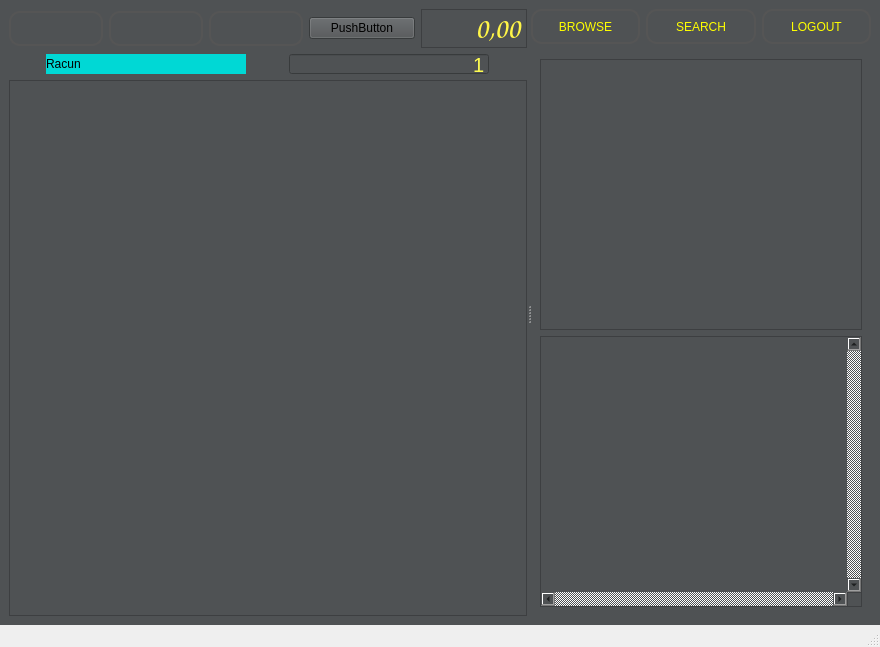
<?xml version="1.0" encoding="UTF-8"?>
<ui version="4.0">
 <class>frmtouch</class>
 <widget class="QMainWindow" name="frmtouch">
  <property name="geometry">
   <rect>
    <x>0</x>
    <y>0</y>
    <width>880</width>
    <height>647</height>
   </rect>
  </property>
  <property name="sizePolicy">
   <sizepolicy hsizetype="Expanding" vsizetype="Expanding">
    <horstretch>0</horstretch>
    <verstretch>0</verstretch>
   </sizepolicy>
  </property>
  <property name="windowTitle">
   <string>KasaQT</string>
  </property>
  <widget class="QWidget" name="centralwidget">
   <property name="sizePolicy">
    <sizepolicy hsizetype="Expanding" vsizetype="Expanding">
     <horstretch>0</horstretch>
     <verstretch>0</verstretch>
    </sizepolicy>
   </property>
   <property name="styleSheet">
    <string notr="true">background-color: rgb(79, 82, 84);</string>
   </property>
   <layout class="QGridLayout" name="gridLayout">
    <item row="1" column="0">
     <widget class="QSplitter" name="splitter">
      <property name="orientation">
       <enum>Qt::Horizontal</enum>
      </property>
      <widget class="QWidget" name="verticalLayoutWidget_2">
       <layout class="QVBoxLayout" name="LjeviLay">
        <item>
         <layout class="QHBoxLayout" name="LjeviLayGumbi">
          <item>
           <widget class="QPushButton" name="btnMeni">
            <property name="minimumSize">
             <size>
              <width>94</width>
              <height>35</height>
             </size>
            </property>
            <property name="maximumSize">
             <size>
              <width>50</width>
              <height>16777215</height>
             </size>
            </property>
            <property name="styleSheet">
             <string notr="true"> QPushButton {
color: #ffff00;
border: 2px solid #555;
font: 12pt &quot;Comic Sans MS&quot;;
border-radius: 11px;
padding: 5px;
background: qradialgradient(cx: 0.3, cy: -0.4,
fx: 0.3, fy: -0.4,
radius: 1.35, stop: 0 #fff, stop: 1 #0000ff);
min-width: 80px;
}

QPushButton:hover {
background: qradialgradient(cx: 0.3, cy: -0.4,
fx: 0.3, fy: -0.4,
radius: 1.35, stop: 0 #fff, stop: 1 #8080ff);
}

 QPushButton:pressed {
background: qradialgradient(cx: 0.4, cy: -0.1,
fx: 0.4, fy: -0.1,
radius: 1.35, stop: 0 #fff, stop: 1 #c0c0ff);
}</string>
            </property>
            <property name="text">
             <string/>
            </property>
            <property name="icon">
             <iconset resource="../kasares.qrc">
              <normaloff>:/ikone/ikone/menu.png</normaloff>:/ikone/ikone/menu.png</iconset>
            </property>
            <property name="iconSize">
             <size>
              <width>20</width>
              <height>20</height>
             </size>
            </property>
           </widget>
          </item>
          <item>
           <widget class="QPushButton" name="btnStolOdabir">
            <property name="minimumSize">
             <size>
              <width>94</width>
              <height>35</height>
             </size>
            </property>
            <property name="maximumSize">
             <size>
              <width>50</width>
              <height>16777215</height>
             </size>
            </property>
            <property name="styleSheet">
             <string notr="true"> QPushButton {
color: #ffff00;
border: 2px solid #555;
font: 12pt &quot;Comic Sans MS&quot;;
border-radius: 11px;
padding: 5px;
background: qradialgradient(cx: 0.3, cy: -0.4,
fx: 0.3, fy: -0.4,
radius: 1.35, stop: 0 #fff, stop: 1 #0000ff);
min-width: 80px;
}

QPushButton:hover {
background: qradialgradient(cx: 0.3, cy: -0.4,
fx: 0.3, fy: -0.4,
radius: 1.35, stop: 0 #fff, stop: 1 #8080ff);
}

 QPushButton:pressed {
background: qradialgradient(cx: 0.4, cy: -0.1,
fx: 0.4, fy: -0.1,
radius: 1.35, stop: 0 #fff, stop: 1 #c0c0ff);
}</string>
            </property>
            <property name="text">
             <string/>
            </property>
            <property name="icon">
             <iconset resource="../kasares.qrc">
              <normaloff>:/ikone/ikone/stol.png</normaloff>:/ikone/ikone/stol.png</iconset>
            </property>
            <property name="iconSize">
             <size>
              <width>20</width>
              <height>20</height>
             </size>
            </property>
           </widget>
          </item>
          <item>
           <widget class="QPushButton" name="btnStolClear">
            <property name="minimumSize">
             <size>
              <width>94</width>
              <height>35</height>
             </size>
            </property>
            <property name="maximumSize">
             <size>
              <width>50</width>
              <height>16777215</height>
             </size>
            </property>
            <property name="styleSheet">
             <string notr="true"> QPushButton {
color: #ffff00;
border: 2px solid #555;
font: 12pt &quot;Comic Sans MS&quot;;
border-radius: 11px;
padding: 5px;
background: qradialgradient(cx: 0.3, cy: -0.4,
fx: 0.3, fy: -0.4,
radius: 1.35, stop: 0 #fff, stop: 1 #0000ff);
min-width: 80px;
}

QPushButton:hover {
background: qradialgradient(cx: 0.3, cy: -0.4,
fx: 0.3, fy: -0.4,
radius: 1.35, stop: 0 #fff, stop: 1 #8080ff);
}

 QPushButton:pressed {
background: qradialgradient(cx: 0.4, cy: -0.1,
fx: 0.4, fy: -0.1,
radius: 1.35, stop: 0 #fff, stop: 1 #c0c0ff);
}</string>
            </property>
            <property name="text">
             <string/>
            </property>
            <property name="icon">
             <iconset resource="../kasares.qrc">
              <normaloff>:/ikone/ikone/remove.svg</normaloff>:/ikone/ikone/remove.svg</iconset>
            </property>
            <property name="iconSize">
             <size>
              <width>20</width>
              <height>20</height>
             </size>
            </property>
           </widget>
          </item>
          <item>
           <widget class="QPushButton" name="pushButton">
            <property name="text">
             <string>PushButton</string>
            </property>
           </widget>
          </item>
          <item>
           <widget class="QLabel" name="lblSuma">
            <property name="minimumSize">
             <size>
              <width>0</width>
              <height>35</height>
             </size>
            </property>
            <property name="maximumSize">
             <size>
              <width>16777215</width>
              <height>16777215</height>
             </size>
            </property>
            <property name="font">
             <font>
              <family>Comic Sans MS</family>
              <pointsize>22</pointsize>
              <weight>75</weight>
              <italic>false</italic>
              <bold>true</bold>
             </font>
            </property>
            <property name="styleSheet">
             <string notr="true">color: rgb(255, 245, 71);</string>
            </property>
            <property name="frameShape">
             <enum>QFrame::StyledPanel</enum>
            </property>
            <property name="frameShadow">
             <enum>QFrame::Plain</enum>
            </property>
            <property name="text">
             <string>0,00</string>
            </property>
            <property name="alignment">
             <set>Qt::AlignRight|Qt::AlignTrailing|Qt::AlignVCenter</set>
            </property>
           </widget>
          </item>
         </layout>
        </item>
        <item>
         <layout class="QHBoxLayout" name="horizontalLayout_2">
          <property name="sizeConstraint">
           <enum>QLayout::SetFixedSize</enum>
          </property>
          <item>
           <widget class="QLabel" name="lblStol">
            <property name="maximumSize">
             <size>
              <width>200</width>
              <height>16777215</height>
             </size>
            </property>
            <property name="styleSheet">
             <string notr="true">background-color: rgb(0, 216, 213);
font: 13pt &quot;Ubuntu&quot;;</string>
            </property>
            <property name="text">
             <string>Racun</string>
            </property>
           </widget>
          </item>
          <item>
           <widget class="QLineEdit" name="txtStol">
            <property name="maximumSize">
             <size>
              <width>200</width>
              <height>20</height>
             </size>
            </property>
            <property name="font">
             <font>
              <family>Ubuntu</family>
              <pointsize>15</pointsize>
              <weight>50</weight>
              <italic>false</italic>
              <bold>false</bold>
             </font>
            </property>
            <property name="styleSheet">
             <string notr="true">color: rgb(255, 253, 81);
font: 15pt &quot;Ubuntu&quot;;</string>
            </property>
            <property name="text">
             <string>1</string>
            </property>
            <property name="alignment">
             <set>Qt::AlignRight|Qt::AlignTrailing|Qt::AlignVCenter</set>
            </property>
            <property name="readOnly">
             <bool>true</bool>
            </property>
           </widget>
          </item>
         </layout>
        </item>
        <item>
         <layout class="QVBoxLayout" name="ljeviLayTipkovnica"/>
        </item>
        <item>
         <widget class="QListWidget" name="listRac">
          <property name="styleSheet">
           <string notr="true"/>
          </property>
         </widget>
        </item>
        <item>
         <layout class="QHBoxLayout" name="layNaruciGumbi"/>
        </item>
       </layout>
      </widget>
      <widget class="QWidget" name="verticalLayoutWidget">
       <layout class="QVBoxLayout" name="DesniLay">
        <item>
         <layout class="QHBoxLayout" name="horizontalLayout">
          <item>
           <widget class="QPushButton" name="btnBrowse">
            <property name="minimumSize">
             <size>
              <width>94</width>
              <height>35</height>
             </size>
            </property>
            <property name="styleSheet">
             <string notr="true"> QPushButton {
color: #ffff00;
border: 2px solid #555;
font: 12pt &quot;Comic Sans MS&quot;;
border-radius: 11px;
padding: 5px;
background: qradialgradient(cx: 0.3, cy: -0.4,
fx: 0.3, fy: -0.4,
radius: 1.35, stop: 0 #fff, stop: 1 #0000ff);
min-width: 80px;
}

QPushButton:hover {
background: qradialgradient(cx: 0.3, cy: -0.4,
fx: 0.3, fy: -0.4,
radius: 1.35, stop: 0 #fff, stop: 1 #8080ff);
}

 QPushButton:pressed {
background: qradialgradient(cx: 0.4, cy: -0.1,
fx: 0.4, fy: -0.1,
radius: 1.35, stop: 0 #fff, stop: 1 #c0c0ff);
}</string>
            </property>
            <property name="text">
             <string>BROWSE</string>
            </property>
            <property name="icon">
             <iconset resource="../kasares.qrc">
              <normaloff>:/ikone/ikone/k1.png</normaloff>:/ikone/ikone/k1.png</iconset>
            </property>
            <property name="iconSize">
             <size>
              <width>24</width>
              <height>24</height>
             </size>
            </property>
           </widget>
          </item>
          <item>
           <widget class="QPushButton" name="btnSearch">
            <property name="minimumSize">
             <size>
              <width>94</width>
              <height>35</height>
             </size>
            </property>
            <property name="styleSheet">
             <string notr="true"> QPushButton {
color: #ffff00;
border: 2px solid #555;
font: 12pt &quot;Comic Sans MS&quot;;
border-radius: 11px;
padding: 5px;
background: qradialgradient(cx: 0.3, cy: -0.4,
fx: 0.3, fy: -0.4,
radius: 1.35, stop: 0 #fff, stop: 1 #0000ff);
min-width: 80px;
}

QPushButton:hover {
background: qradialgradient(cx: 0.3, cy: -0.4,
fx: 0.3, fy: -0.4,
radius: 1.35, stop: 0 #fff, stop: 1 #8080ff);
}

 QPushButton:pressed {
background: qradialgradient(cx: 0.4, cy: -0.1,
fx: 0.4, fy: -0.1,
radius: 1.35, stop: 0 #fff, stop: 1 #c0c0ff);
}</string>
            </property>
            <property name="text">
             <string>SEARCH</string>
            </property>
            <property name="icon">
             <iconset resource="../kasares.qrc">
              <normaloff>:/ikone/ikone/document_preview.svg</normaloff>:/ikone/ikone/document_preview.svg</iconset>
            </property>
            <property name="iconSize">
             <size>
              <width>24</width>
              <height>24</height>
             </size>
            </property>
           </widget>
          </item>
          <item>
           <widget class="QPushButton" name="btnLogout">
            <property name="minimumSize">
             <size>
              <width>94</width>
              <height>35</height>
             </size>
            </property>
            <property name="styleSheet">
             <string notr="true"> QPushButton {
color: #ffff00;
border: 2px solid #555;
font: 12pt &quot;Comic Sans MS&quot;;
border-radius: 11px;
padding: 5px;
background: qradialgradient(cx: 0.3, cy: -0.4,
fx: 0.3, fy: -0.4,
radius: 1.35, stop: 0 #fff, stop: 1 #0000ff);
min-width: 80px;
}

QPushButton:hover {
background: qradialgradient(cx: 0.3, cy: -0.4,
fx: 0.3, fy: -0.4,
radius: 1.35, stop: 0 #fff, stop: 1 #8080ff);
}

 QPushButton:pressed {
background: qradialgradient(cx: 0.4, cy: -0.1,
fx: 0.4, fy: -0.1,
radius: 1.35, stop: 0 #fff, stop: 1 #c0c0ff);
}</string>
            </property>
            <property name="text">
             <string>LOGOUT</string>
            </property>
            <property name="icon">
             <iconset resource="../kasares.qrc">
              <normaloff>:/ikone/ikone/preferences_desktop_cryptography.png</normaloff>:/ikone/ikone/preferences_desktop_cryptography.png</iconset>
            </property>
            <property name="iconSize">
             <size>
              <width>24</width>
              <height>24</height>
             </size>
            </property>
           </widget>
          </item>
         </layout>
        </item>
        <item>
         <widget class="QWidget" name="DesniWidgetInfo" native="true">
          <property name="minimumSize">
           <size>
            <width>0</width>
            <height>200</height>
           </size>
          </property>
          <property name="maximumSize">
           <size>
            <width>16777215</width>
            <height>16777215</height>
           </size>
          </property>
          <layout class="QGridLayout" name="gridLayout_2">
           <item row="1" column="0">
            <widget class="QScrollArea" name="scrollArea">
             <property name="styleSheet">
              <string notr="true"/>
             </property>
             <property name="verticalScrollBarPolicy">
              <enum>Qt::ScrollBarAlwaysOn</enum>
             </property>
             <property name="horizontalScrollBarPolicy">
              <enum>Qt::ScrollBarAlwaysOn</enum>
             </property>
             <property name="widgetResizable">
              <bool>true</bool>
             </property>
             <widget class="QWidget" name="scrollAreaWidgetContents">
              <property name="geometry">
               <rect>
                <x>0</x>
                <y>0</y>
                <width>327</width>
                <height>99</height>
               </rect>
              </property>
              <property name="styleSheet">
               <string notr="true"/>
              </property>
              <layout class="QGridLayout" name="gridLayout_4">
               <item row="0" column="0">
                <layout class="QGridLayout" name="gridZaDesni">
                 <property name="sizeConstraint">
                  <enum>QLayout::SetDefaultConstraint</enum>
                 </property>
                 <property name="leftMargin">
                  <number>5</number>
                 </property>
                 <property name="topMargin">
                  <number>5</number>
                 </property>
                 <property name="rightMargin">
                  <number>5</number>
                 </property>
                 <property name="bottomMargin">
                  <number>5</number>
                 </property>
                </layout>
               </item>
              </layout>
             </widget>
            </widget>
           </item>
           <item row="0" column="0">
            <widget class="QScrollArea" name="scrollAreaGrupe">
             <property name="styleSheet">
              <string notr="true"/>
             </property>
             <property name="widgetResizable">
              <bool>true</bool>
             </property>
             <widget class="QWidget" name="scrollAreaWidgetContents_2">
              <property name="geometry">
               <rect>
                <x>0</x>
                <y>0</y>
                <width>340</width>
                <height>112</height>
               </rect>
              </property>
              <property name="autoFillBackground">
               <bool>false</bool>
              </property>
              <property name="styleSheet">
               <string notr="true"/>
              </property>
              <layout class="QGridLayout" name="gridLayout_5">
               <item row="0" column="0">
                <layout class="QGridLayout" name="gridZaGrupe"/>
               </item>
              </layout>
             </widget>
            </widget>
           </item>
          </layout>
         </widget>
        </item>
       </layout>
      </widget>
     </widget>
    </item>
    <item row="0" column="0">
     <layout class="QHBoxLayout" name="GornjiLay"/>
    </item>
   </layout>
  </widget>
  <widget class="QStatusBar" name="statusbar"/>
 </widget>
 <resources>
  <include location="../kasares.qrc"/>
 </resources>
 <connections/>
</ui>
